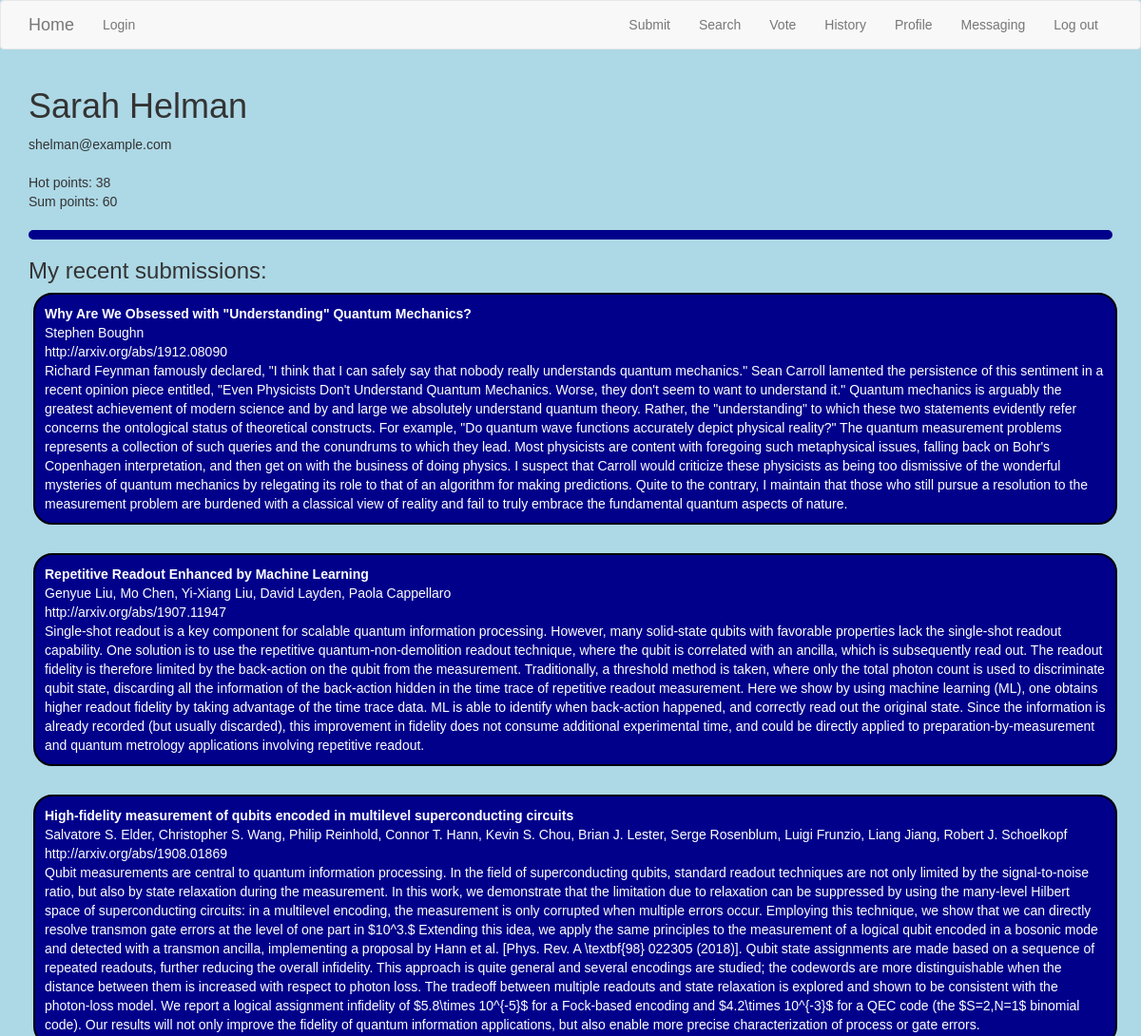
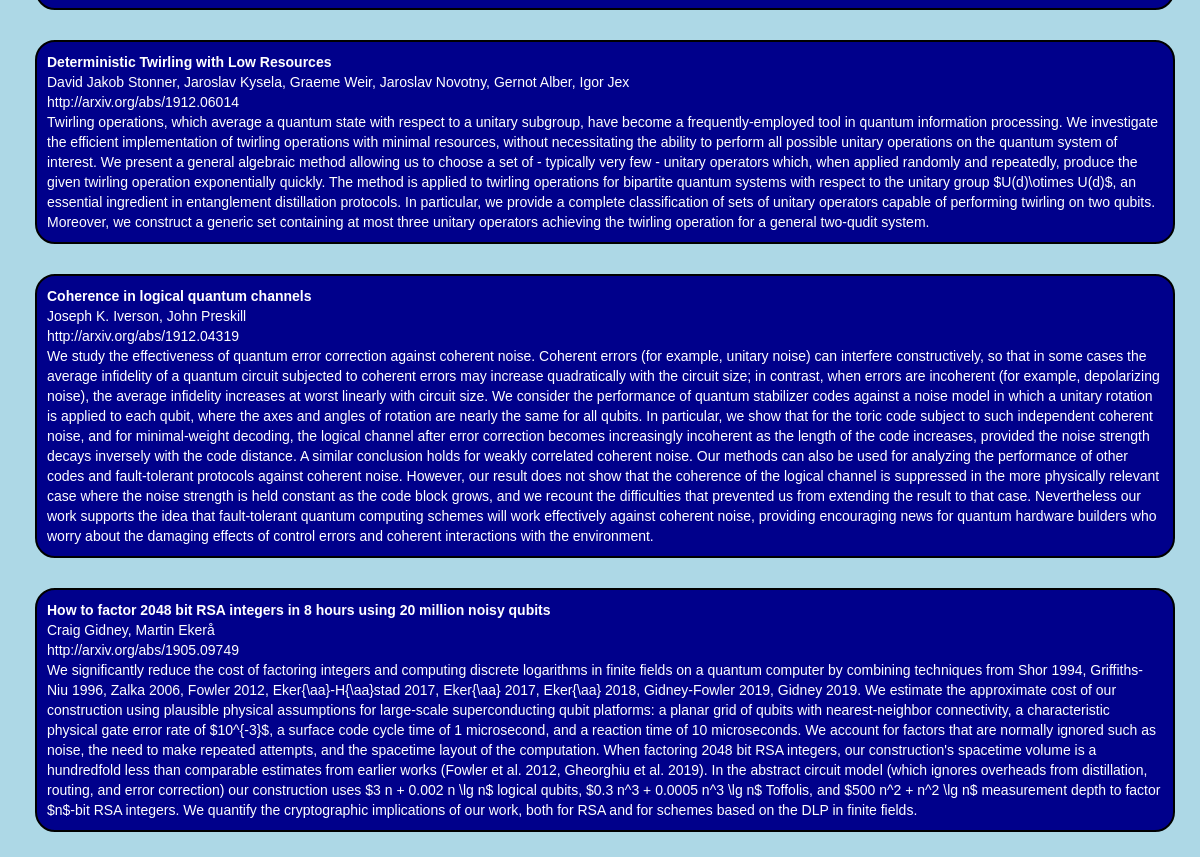
The app's page /user/shelman with its own data (2 pictures, top to bottom).
### app/models.py (models this page shows, shortened)
class User(UserMixin, db.Model):
    id = db.Column(db.Integer, primary_key=True)
    username = db.Column(db.String(64), index=True, unique=True)
    firstname = db.Column(db.String(64))
    lastname = db.Column(db.String(64))
    email = db.Column(db.String(120), index=True, unique=True)
    password_hash = db.Column(db.String(128))
    admin = db.Column(db.Boolean, default=False)
    password_hold = db.Column(db.String(128))
    retired = db.Column(db.Boolean, default=False)
    hp = db.Column(db.Integer, default=0)
    def sumpoints(self):
        sp = 0
        sp += 5 * len(self.subs)
        sp += 10 * len(self.vols)
        return sp

class Paper(db.Model):
    id = db.Column(db.Integer, primary_key=True)
    title = db.Column(db.String(140))
    timestamp = db.Column(db.Date, index=True, default=datetime.utcnow)
    link = db.Column(db.String(140), unique=True)
    abstract = db.Column(db.String(512))
    authors = db.Column(db.String(256))
    voted = db.Column(db.Date)
    score_n = db.Column(db.Integer)
    score_d = db.Column(db.Integer)
    comment = db.Column(db.String(256))
    subber_id = db.Column(db.Integer, db.ForeignKey('user.id'))
    volunteer_id = db.Column(db.Integer, db.ForeignKey('user.id'))
    subber = db.relationship('User', backref='subs',
                             foreign_keys=[subber_id])
    volunteer = db.relationship('User', backref='vols',
                             foreign_keys=[volunteer_id])

### app/main/routes.py (the view)
@bp.route('/user/<username>', methods=['GET', 'POST'])
def user(username):
    form = ChangePasswordForm()
    if form.validate_on_submit():
        current_user.set_password(form.new_pass.data)
        db.session.commit()
        flash('Password changed.')
    form2 = ChangeEmailForm()
    if form2.validate_on_submit():
        current_user.email = form2.new_email.data
        db.session.commit()
        flash('Email updated.')
    user = User.query.filter_by(username=username).first_or_404()
    subs = (Paper.query.filter_by(subber=user)
            .order_by(Paper.timestamp.desc()))[:10]
    return render_template('main/user.html', user=user, form=form,
                           subs=subs, showsub=False, form2=form2,
                           current_user=current_user)

### app/templates/main/user.html (shortened to what this page needs)
{% extends 'base.html' %}
{% block app_content %}
<h1>{{ user.firstname }} {{ user.lastname }}</h1>
{{ user.email }}<br><br>
Hot points: {{ user.hp }}<br>
Sum points: {{ user.sumpoints() }}<br>
<hr>
<h3>My recent submissions:</h3>
{% for paper in subs %}
{% include '/main/_paper.html' %}<br>
{% endfor %}
{% endblock %}

### app/templates/main/_paper.html (shortened to what this page needs)
<div class='table table-hover'>
  <tr>
    <td>
      <span class='title'>{{ paper.title }}</span><br>
      {{ paper.authors }}<br>
      <a href='{{ paper.link }}'>{{ paper.link }}</a><br>
      {{ paper.abstract|replace('\\\\', '\\') }}<br>
    </td>
  </tr>
{% if not extras %}</div>{% endif %}

### app/static/style.css (style rules this page uses)
body { background-color: lightblue; font-family: arial; }
.title { font-weight: bold; }
hr { border: 5px solid darkblue; border-radius: 5px; }
.table-hover { border: 2px solid black; border-radius: 20px; padding: 10px; margin: 5px; background-color: darkblue; color: white; }
.table-hover a { color:white; }

### records on screen
User: firstname "Sarah", lastname "Helman", email "shelman@example.com", hp "38"
Paper: title "Why Are We Obsessed with \"Understanding\" Quantum Mechanics?", authors "Stephen Boughn", link "http://arxiv.org/abs/1912.08090", abstract "Richard Feynman famously declared, \"I think that I can safely say that nobody really understands quantum mechanics.\" Sean Carroll lamented the persistence of this sentiment in a recent opinion piece entitled, \"Even Physicists Don't Understand Quantum Mechanics. Worse, they don't seem to want to understand it.\" Quantum mechanics is arguably the greatest achievement of modern science and by and large we absolutely understand quantum theory. Rather, the \"understanding\" to which these two statements evidently refer concerns the ontological status of theoretical constructs. For example, \"Do quantum wave functions accurately depict physical reality?\" The quantum measurement problems represents a…"
Paper: title "Repetitive Readout Enhanced by Machine Learning", authors "Genyue Liu, Mo Chen, Yi-Xiang Liu, David Layden, Paola Cappellaro", link "http://arxiv.org/abs/1907.11947", abstract "Single-shot readout is a key component for scalable quantum information processing. However, many solid-state qubits with favorable properties lack the single-shot readout capability. One solution is to use the repetitive quantum-non-demolition readout technique, where the qubit is correlated with an ancilla, which is subsequently read out. The readout fidelity is therefore limited by the back-action on the qubit from the measurement. Traditionally, a threshold method is taken, where only the total photon count is used to discriminate qubit state, discarding all the information of the back-action hidden in the time trace of repetitive readout measurement. Here we show by using machine…"
Paper: title "High-fidelity measurement of qubits encoded in multilevel superconducting circuits", authors "Salvatore S. Elder, Christopher S. Wang, Philip Reinhold, Connor T. Hann, Kevin S. Chou, Brian J. Lester, Serge Rosenblum, Luigi Frunzio, Liang Jiang, Robert J. Schoelkopf", link "http://arxiv.org/abs/1908.01869", abstract "Qubit measurements are central to quantum information processing. In the field of superconducting qubits, standard readout techniques are not only limited by the signal-to-noise ratio, but also by state relaxation during the measurement. In this work, we demonstrate that the limitation due to relaxation can be suppressed by using the many-level Hilbert space of superconducting circuits: in a multilevel encoding, the measurement is only corrupted when multiple errors occur. Employing this technique, we show that we can directly resolve transmon gate errors at the level of one part in $10^3.$ Extending this idea, we apply the same principles to the measurement of a logical qubit encoded in a…"
Paper: title "Deterministic Twirling with Low Resources", authors "David Jakob Stonner, Jaroslav Kysela, Graeme Weir, Jaroslav Novotny, Gernot Alber, Igor Jex", link "http://arxiv.org/abs/1912.06014", abstract "Twirling operations, which average a quantum state with respect to a unitary subgroup, have become a frequently-employed tool in quantum information processing. We investigate the efficient implementation of twirling operations with minimal resources, without necessitating the ability to perform all possible unitary operations on the quantum system of interest. We present a general algebraic method allowing us to choose a set of - typically very few - unitary operators which, when applied randomly and repeatedly, produce the given twirling operation exponentially quickly. The method is applied to twirling operations for bipartite quantum systems with respect to the unitary group…"
Paper: title "Coherence in logical quantum channels", authors "Joseph K. Iverson, John Preskill", link "http://arxiv.org/abs/1912.04319", abstract "We study the effectiveness of quantum error correction against coherent noise. Coherent errors (for example, unitary noise) can interfere constructively, so that in some cases the average infidelity of a quantum circuit subjected to coherent errors may increase quadratically with the circuit size; in contrast, when errors are incoherent (for example, depolarizing noise), the average infidelity increases at worst linearly with circuit size. We consider the performance of quantum stabilizer codes against a noise model in which a unitary rotation is applied to each qubit, where the axes and angles of rotation are nearly the same for all qubits. In particular, we show that for the toric code…"
Paper: title "How to factor 2048 bit RSA integers in 8 hours using 20 million noisy qubits", authors "Craig Gidney, Martin Ekerå", link "http://arxiv.org/abs/1905.09749", abstract "We significantly reduce the cost of factoring integers and computing discrete logarithms in finite fields on a quantum computer by combining techniques from Shor 1994, Griffiths-Niu 1996, Zalka 2006, Fowler 2012, Eker{\\aa}-H{\\aa}stad 2017, Eker{\\aa} 2017, Eker{\\aa} 2018, Gidney-Fowler 2019, Gidney 2019. We estimate the approximate cost of our construction using plausible physical assumptions for large-scale superconducting qubit platforms: a planar grid of qubits with nearest-neighbor connectivity, a characteristic physical gate error rate of $10^{-3}$, a surface code cycle time of 1 microsecond, and a reaction time of 10 microseconds. We account for factors that are normally ignored such…"

### other values on screen
{{ user.sumpoints() }} "60"
